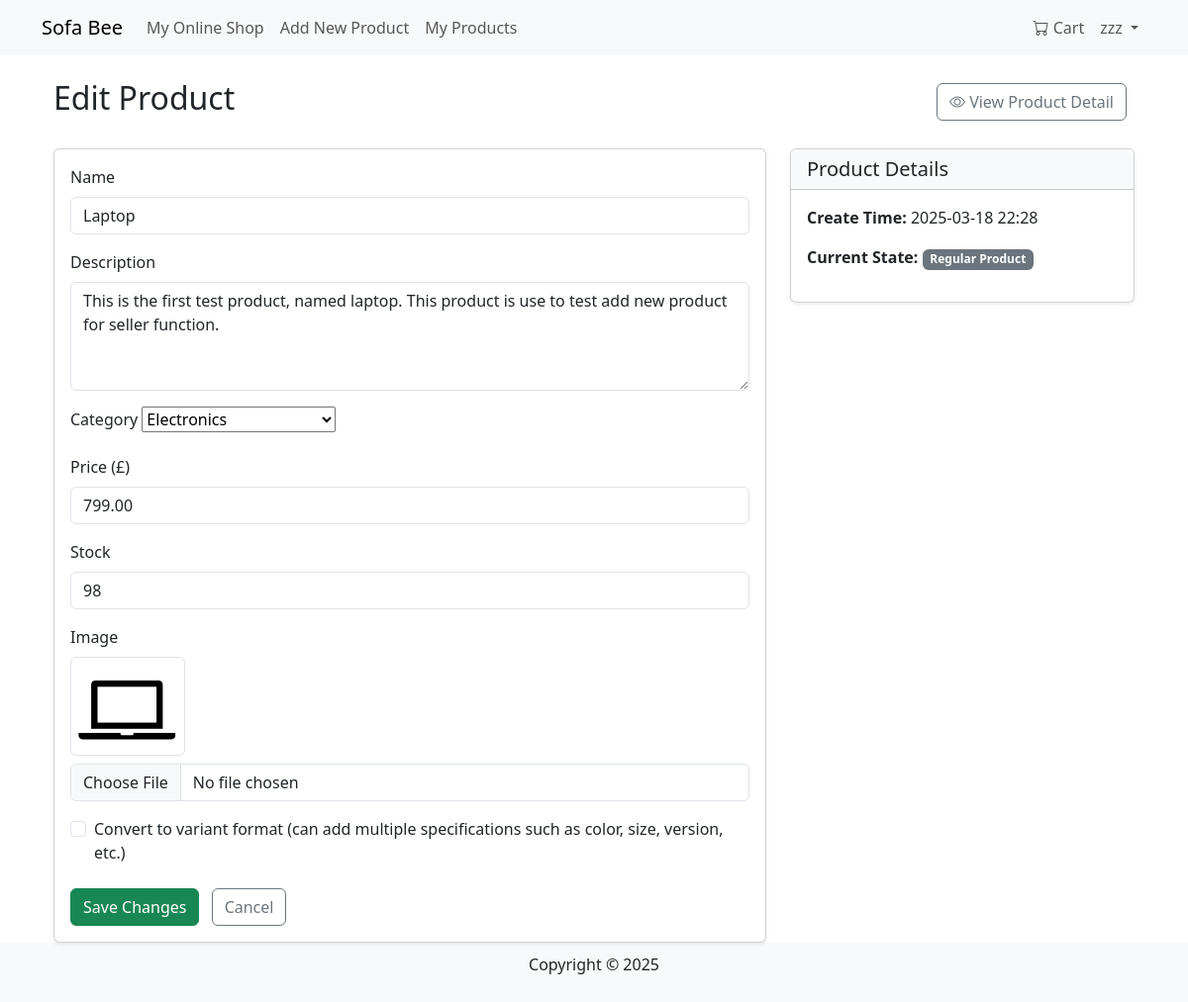
Page /products/edit/1/ (signed in) on the earlier database version.
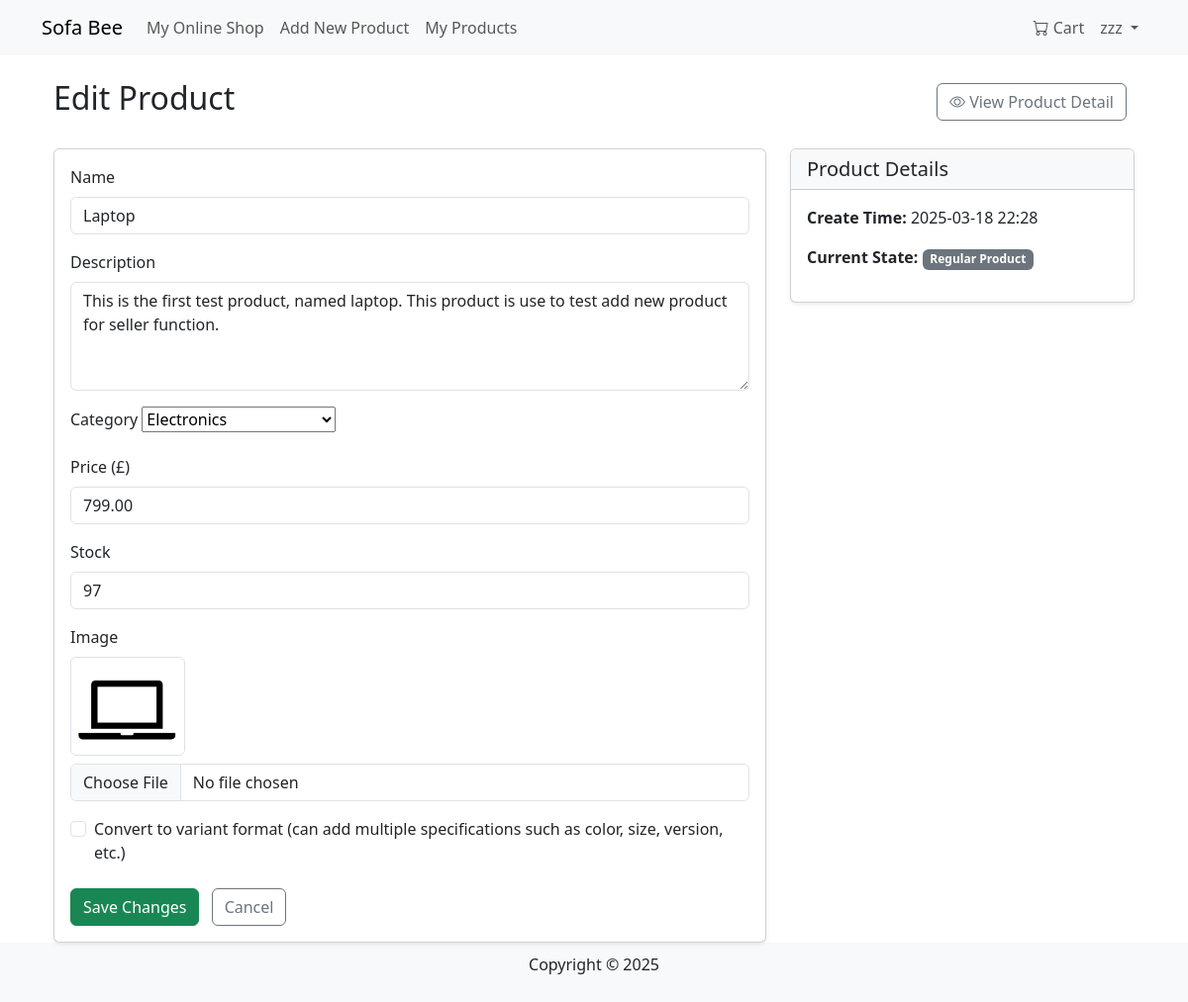
Same page on the later database version.
### products/models.py (models this page shows, shortened)
class Product(models.Model):
    name = models.CharField(max_length=255)
    description = models.TextField()
    price = models.DecimalField(max_digits=10, decimal_places=2)
    category = models.ForeignKey(Category, on_delete=models.SET_NULL, null=True, blank=True)
    image = models.ImageField(upload_to='products/', blank=True, null=True)
    seller = models.ForeignKey(User, on_delete=models.CASCADE, null=True, blank=True)
    stock = models.PositiveIntegerField(default=0)
    created_at = models.DateTimeField(auto_now_add=True)

### products/views.py (the view)
# urls.py: path('edit/<int:product_id>/', edit_product, name='edit_product'),
@login_required
def edit_product(request, product_id):
    if not hasattr(request.user, "userprofile") or request.user.userprofile.user_type != 'merchant':
        messages.error(request, "Only merchant users can edit products.")
        return redirect('products:product_detail', product_id=product_id)
    product = get_object_or_404(Product, id=product_id)
    if product.seller != request.user:
        return HttpResponseForbidden("You have no right to edit this product.")
    variants = ProductVariant.objects.filter(product=product)
    has_variants = variants.exists()
    if request.method == 'POST':
        form = ProductForm(request.POST, request.FILES, instance=product)
        if form.is_valid():
            form.save()
            messages.success(request, "Product information has been successfully updated!")
            if 'convert_to_variants' in request.POST and not has_variants:
                default_variant = ProductVariant.objects.create(
                    product=product,
                    price=product.price,
                    stock=product.stock,
                    is_default=True
                )
                messages.success(request, "The product has been converted to a variant format. You can now add additional parameters.")
                return redirect('products:manage_variants', product_id=product.id)
            return redirect('products:product_detail', product_id=product.id)
    else:
        form = ProductForm(instance=product)
    return render(request, 'products/edit_product.html', {
        'form': form,
        'product': product,
        'has_variants': has_variants
    })

### products/forms.py
class ProductForm(forms.ModelForm):
    category = forms.ModelChoiceField(
        queryset=Category.objects.all(), required=True, empty_label=None, label="Select a category"
    )
    class Meta:
        model = Product
        fields = ['name', 'description', 'category', 'price', 'stock', 'image']
        widgets = {
            'name': forms.TextInput(attrs={'class': 'form-control'}),
            'description': forms.Textarea(attrs={'class': 'form-control', 'rows': 4}),
            'category': forms.Select(attrs={'class': 'form-select'}),
            'price': forms.NumberInput(attrs={'class': 'form-control'}),
            'stock': forms.NumberInput(attrs={'class': 'form-control'}),
            'image': forms.FileInput(attrs={'class': 'form-control'}),
        }

### cart/context_processors.py (called while the page is built)
def cart_processor(request):
    cart = None
    cart_total_items = 0
    if request.user.is_authenticated:
        try:
            cart = Cart.objects.get(user=request.user)
            cart_total_items = cart.items.count()
        except Cart.DoesNotExist:
            pass
    return {
        'cart': cart,
        'cart_total_items': cart_total_items
    }

### products/models.py (called while the page is built)
    def __str__(self):
        return self.name

### products/templates/products/edit_product.html (shortened to what this page needs)
{% extends "base.html" %}
{% block content %}
<div class="container mt-4">
    <div class="d-flex justify-content-between align-items-center mb-4">
        <h2>Edit Product</h2>
        <div>
            <a href="{% url 'products:product_detail' product.id %}" class="btn btn-outline-secondary me-2">
                <i class="bi bi-eye"></i> View Product Detail
            </a>
        </div>
    </div>
    <div class="row">
        <div class="col-md-8">
            <div class="card shadow-sm">
                <div class="card-body">
                    <form method="POST" enctype="multipart/form-data" lang="en">
                        <div class="mb-3">
                            <label class="form-label">Name</label>
                            {{ form.name }}
                        </div>
                        <div class="mb-3">
                            <label class="form-label">Description</label>
                            {{ form.description }}
                        </div>
                        <div class="mb-3">
                            <label class="form-label">Category</label>
                            {{ form.category }}
                        </div>
                        {% if not has_variants %}
                        <div class="mb-3">
                            <label class="form-label">Price (£)</label>
                            {{ form.price }}
                        </div>
                        <div class="mb-3">
                            <label class="form-label">Stock</label>
                            {{ form.stock }}
                        </div>
                        {% endif %}
                        <div class="mb-3">
                            <label class="form-label">Image</label>
                            {% if product.image %}
                            <div class="mb-2">
                                <img src="{{ product.image.url }}" alt="{{ product.name }}" style="max-height: 100px;" class="img-thumbnail">
                            </div>
                            {% endif %}
                            {{ form.image }}
                        </div>
                        {% if not has_variants %}
                        <div class="mb-3 form-check">
                            <input type="checkbox" class="form-check-input" id="convert_to_variants" name="convert_to_variants">
                            <label class="form-check-label" for="convert_to_variants">
                                Convert to variant format (can add multiple specifications such as color, size, version, etc.)
                            </label>
                        </div>
                        {% endif %}
                        <div class="mt-4">
                            <button type="submit" class="btn btn-success">Save Changes</button>
                            <a href="{% url 'products:manage_products' %}" class="btn btn-outline-secondary ms-2">Cancel</a>
                        </div>
                    </form>
                </div>
            </div>
        </div>
        <div class="col-md-4">
            <div class="card shadow-sm mb-3">
                <div class="card-header bg-light">
                    <h5 class="mb-0">Product Details</h5>
                </div>
                <div class="card-body">
                    <p><strong>Create Time:</strong> {{ product.created_at|date:"Y-m-d H:i" }}</p>
                    <p><strong>Current State:</strong>
                        {% if has_variants %}
                        <span class="badge bg-info">Have Additional Parameters</span>
                        {% else %}
                        <span class="badge bg-secondary">Regular Product</span>
                        {% endif %}
                    </p>
                </div>
            </div>
        </div>
    </div>
</div>
{% endblock %}

Differences in the rows shown:
changed Product "Laptop": stock "98" → "97"
